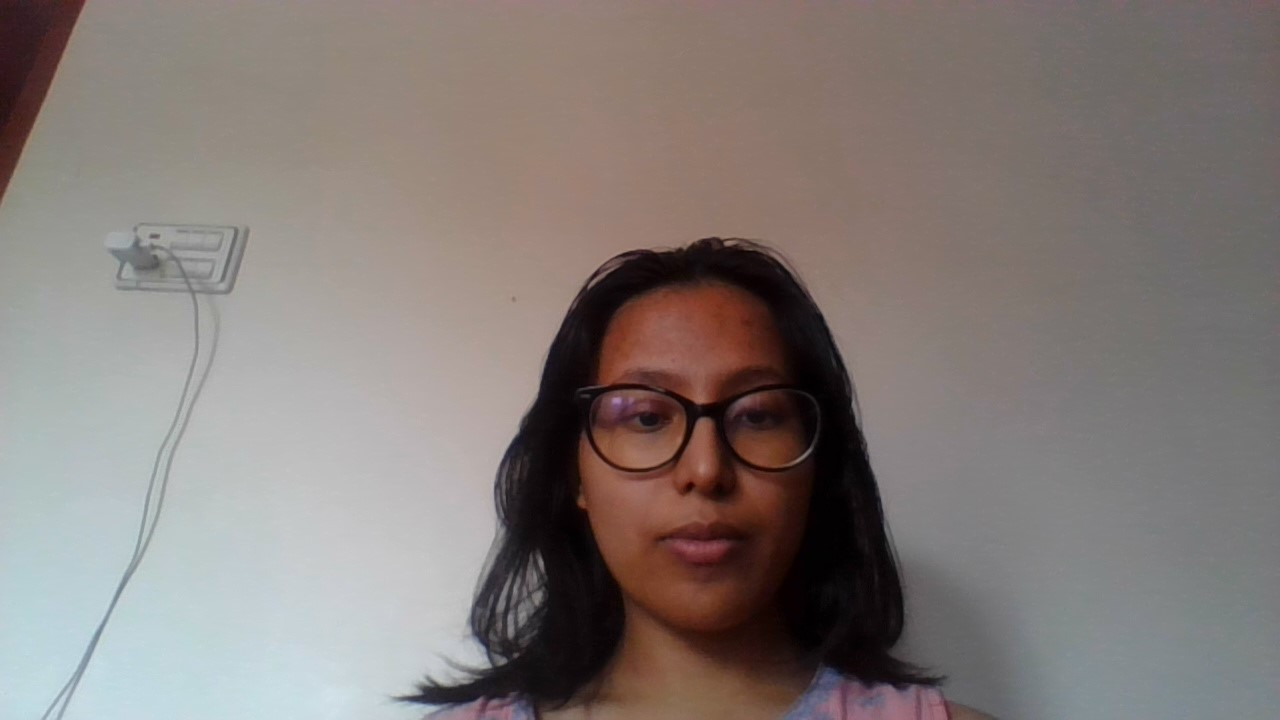
#> input picture face-recognition/dataset/Ojashwi/WIN_20250710_12_34_29_Pro.jpg, 1280 x 720 px; its folder holds only this picture in this run
$ python crop_augment.py
#> lines starting #> are read from the running program, lines starting #| are printed output that depends on the picture
import os
from PIL import Image, ImageOps
import random

SOURCE_DIR = "dataset"
DEST_DIR = "augmented_dataset"

def crop_center(image):
    """Crop image to center square"""
    width, height = image.size
    crop_size = int(min(width, height) * 0.8)
    left = (width - crop_size) // 2
    top = (height - crop_size) // 2
    right = left + crop_size
    bottom = top + crop_size
    return image.crop((left, top, right, bottom)).resize((100, 100))  # Resized to fixed size

def augment(image, save_dir, base_name):
    """Generate and save augmented images"""
    # Save original cropped
    cropped = crop_center(image)
    cropped.save(os.path.join(save_dir, f"{base_name}_original.jpg"))

    # Flipped
    flipped = ImageOps.mirror(cropped)
    flipped.save(os.path.join(save_dir, f"{base_name}_flipped.jpg"))

    # Rotated
    angle = random.choice([-10, 10])
    rotated = cropped.rotate(angle)
    rotated.save(os.path.join(save_dir, f"{base_name}_rotated.jpg"))

def run_augmentation():
    if not os.path.exists(DEST_DIR):
        os.makedirs(DEST_DIR)

    for person in os.listdir(SOURCE_DIR):
        person_path = os.path.join(SOURCE_DIR, person)
        dest_person = os.path.join(DEST_DIR, person)
        os.makedirs(dest_person, exist_ok=True)

        for idx, file in enumerate(os.listdir(person_path)):
            if file.endswith(".jpg") or file.endswith(".png"):
                img_path = os.path.join(person_path, file)
                image = Image.open(img_path).convert("L")  # Convert to grayscale
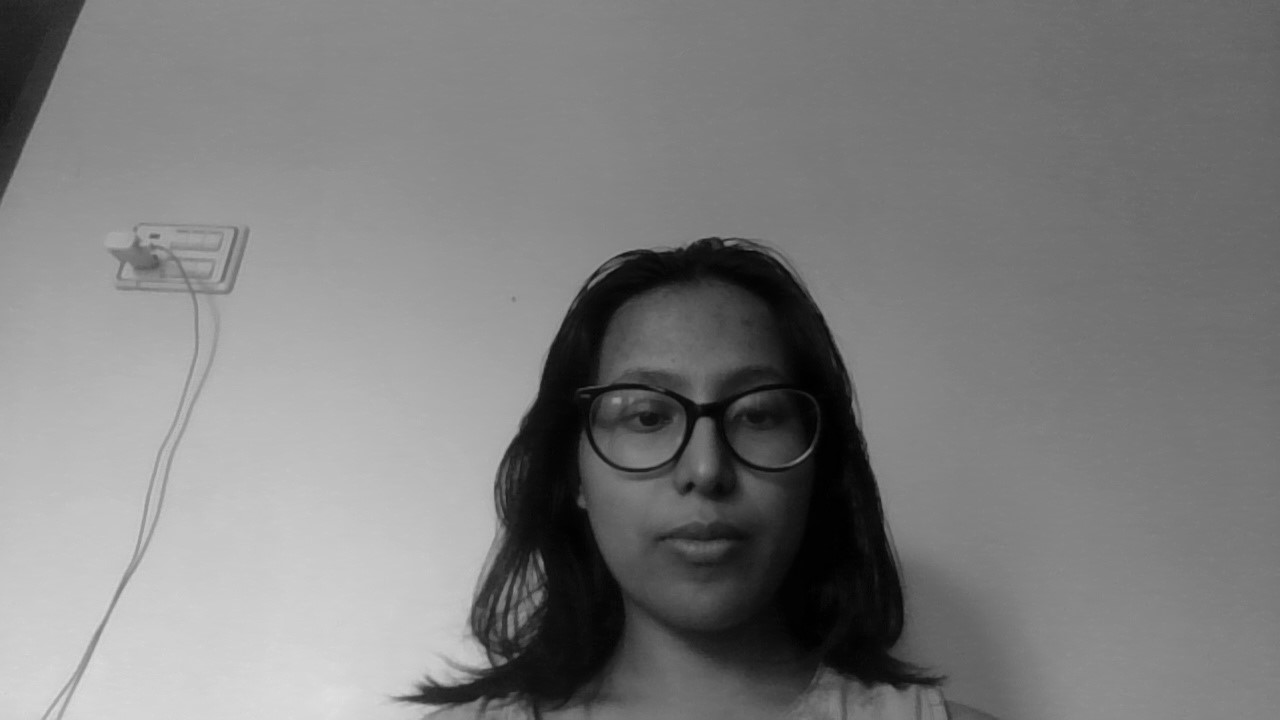
#> image: PIL image 1280x720 L; min 0, max 223, mean 125.5
                base = f"{person}_{idx}"
                augment(image, dest_person, base)
#> in crop_center, `return image.crop((left, top, right, bottom)).resize((100, 100))`:
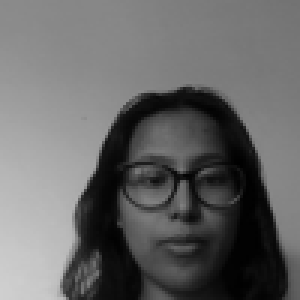
#> returned value: PIL image 100x100 L (shown 3 times larger); min 0, max 207, mean 102.8
#> in augment, `flipped = ImageOps.mirror(cropped)`:
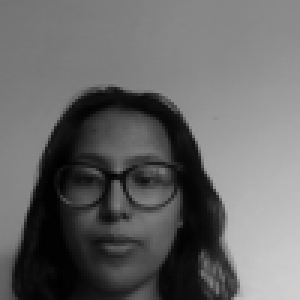
#> flipped: PIL image 100x100 L (shown 3 times larger); min 0, max 207, mean 102.8
#> in augment, `rotated = cropped.rotate(angle)`:
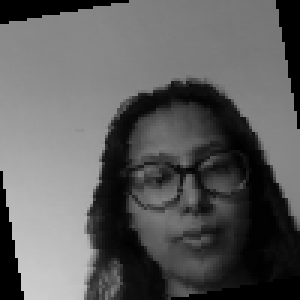
#> rotated: PIL image 100x100 L (shown 3 times larger); min 0, max 204, mean 93.4
#> pass 2 of the loop in run_augmentation, `for person in os.listdir(SOURCE_DIR):`:
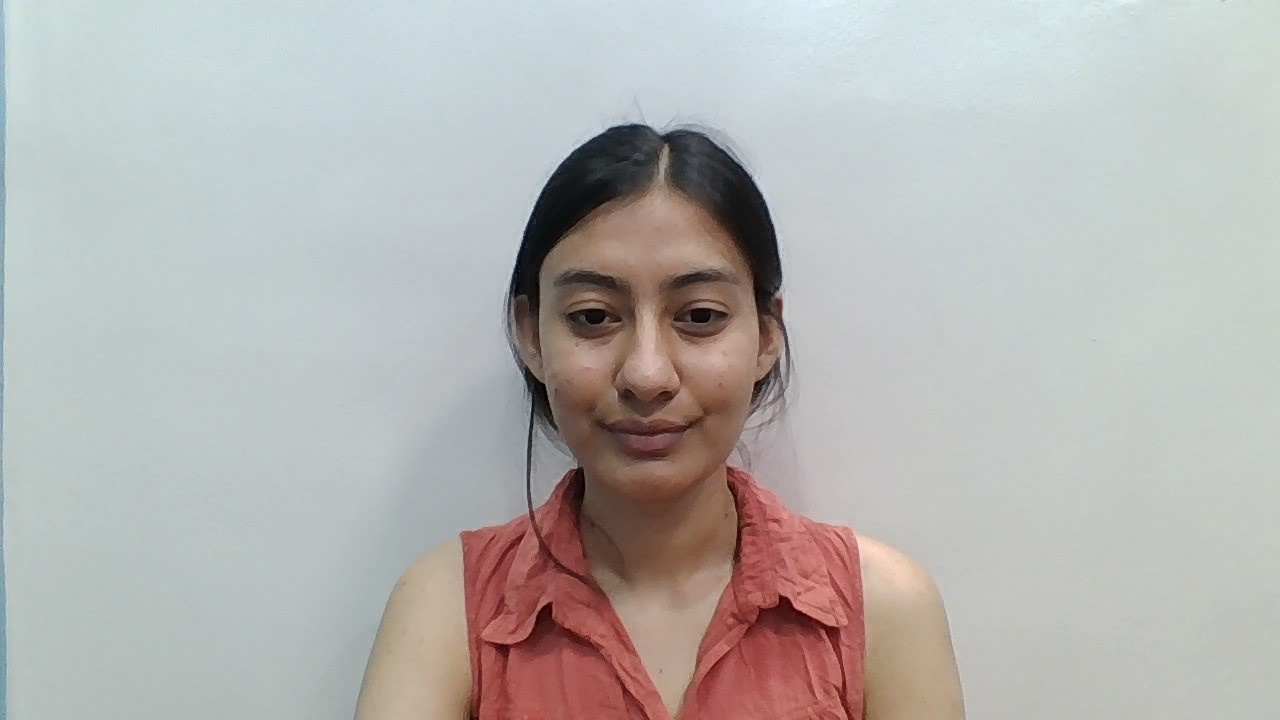
#> input picture face-recognition/dataset/Saya/WIN_20250728_20_51_22_Pro.jpg, 1280 x 720 px
#> in augment (call 2), `flipped = ImageOps.mirror(cropped)`:
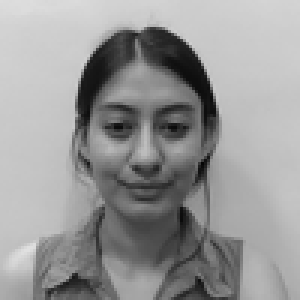
#> flipped: PIL image 100x100 L (shown 3 times larger); min 6, max 224, mean 151.5
#> in augment (call 2), `rotated = cropped.rotate(angle)`:
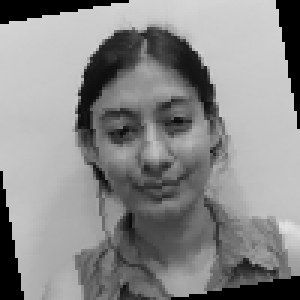
#> rotated: PIL image 100x100 L (shown 3 times larger); min 0, max 224, mean 137.8

    print("✅ Cropping & Augmentation Done.")

if __name__ == "__main__":
    run_augmentation()
